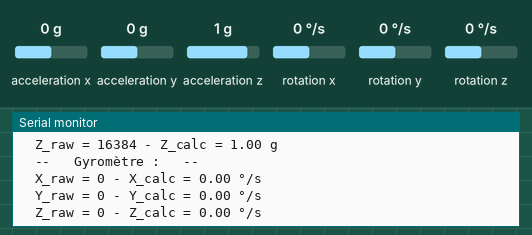
Recording of a sketch running on a simulated Arduino Uno, built with avr-gcc and run on an emulated ATmega328P. Parts: the last lines printed to the serial monitor. The test bench sets the inputs (shaded band); at power-on: acceleration x 0 g, acceleration y 0 g, acceleration z 1 g, rotation x 0 °/s, rotation y 0 °/s, rotation z 0 °/s.

Above: at 5.1 s.
5.2 s: acceleration x set to -1.4 g
6.7 s: acceleration y set to -1.4 g
8.2 s: acceleration z set to -1.4 g
9.7 s: rotation x set to -192 °/s
At 10.6 s:
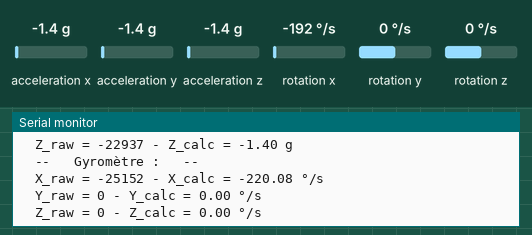
11.2 s: rotation y set to -192 °/s
At 11.7 s:
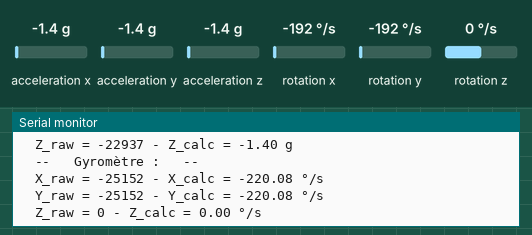

Measured:
- after the input at 9.7 s, the serial monitor: prints a new line after 0.51 s (image 1)
- after the input at 11.2 s, the serial monitor: prints a new line after 0.06 s (image 2)

The sketch:

INO_3_Etalonnage_MPU9250.ino
```cpp
// (licence header left out)
  #define sensi_acc      61                     //Sensibilité de l'accéléromètre en micro g/LSB   (réglé par défault pour 16 g     calculé en fonction de la pleine échelle)
  #define sensi_gyr    8750                     //Sensibilité du gyromètre       en micro dps/LSB (réglé par défault pour 2000 °/s calculé en fonction de la pleine échelle)

  #include "MPU9250.h"                          //Appel de la bibliothèque de la centrale
  #include "Wire.h"                             //Appel de la bibliothèque de gestion de la communication I2C
  #include "I2Cdev.h"

  MPU9250 accelgyro;                            //Déclaration de la méthode "MyIMU" pour l'utilisation de la centrale
  I2Cdev   I2C_M;

  int16_t  ax_brut, ay_brut, az_brut;           //Variables pour la lecture des valeurs brutes d'accélérations (accéléromètre)
  int16_t  gx_brut, gy_brut, gz_brut;           //Variables pour la lecture des valeurs brutes des vitesses angulaires (gyromètre)
  int32_t  ax_offset, ay_offset, az_offset;     //Variables pour le stockage des valeurs d'offsets de l'accéléromètre
  int32_t  gx_offset, gy_offset, gz_offset;     //Variables pour le stockage des valeurs d'offsets du gyromètre
  float    Ax,Ay,Az,Gx,Gy,Gz;                   //Variables pour le calcul des valeurs réelles

/* #### ROUTINE D'INITIALISATION  (exécutée une seule fois) #### */
void setup()
{
  Wire.begin();
  Wire.setClock(400000); // 400kHz I2C clock. Comment this line if having compilation difficulties
  Serial.begin(115200);                         //démarrage de la fonction de communication série pour affichage sur le moniteur série
  /* -- Démarrage de la centrale et test de bon fonctionnement -- */
  accelgyro.initialize();
  if (accelgyro.testConnection() != 0) {
      Serial.println("Problème de connexion avec la centrale");
  } else {
      Serial.println("Centrale prête à fonctionner ! ");
  }

 etalonnage();                                  //Appel de la routine d'étalonnage
}

/* #### BOUCLE PRINCIPALE (exécutée en permanence) #### */
void loop()
{
  lecture_valeurs_brutes();                     //Appel de la routine de lecture des valeurs brutes

  /* -- Calculs des valeurs réelles -- */
  Ax = float(ax_brut - ax_offset ) * sensi_acc / 1000000;    //Calcul des valeurs d'accélérations en g en fonction de la sensibilité du capteur
  Ay = float(ay_brut - ay_offset ) * sensi_acc / 1000000;    //Les valeurs brutes sont codées sur 16 bits (0 et 65535)
  Az = float(az_brut - az_offset ) * sensi_acc / 1000000;    //La sensibilité du capteur dépend de la valeur pleine échelle choisie en haut et définie dans les réglages du capteur
  Gx = float(gx_brut - gx_offset ) * sensi_gyr / 1000000;    //Calcul des valeurs de vitesses angulaires en °/s
  Gy = float(gy_brut - gy_offset ) * sensi_gyr / 1000000;
  Gz = float(gz_brut - gz_offset ) * sensi_gyr / 1000000;

  /* -- Affichage des valeurs lues par la centrale -- */
  Serial.println("  -- Accéléromètre : --");
  Serial.print("  X_raw = "); Serial.print(ax_brut);  Serial.print(" g"); Serial.print(" - X_calc = "); Serial.print(Ax,2); Serial.println(" g");
  Serial.print("  Y_raw = "); Serial.print(ay_brut);  Serial.print(" - Y_calc = "); Serial.print(Ay,2); Serial.println(" g");
  Serial.print("  Z_raw = "); Serial.print(az_brut);  Serial.print(" - Z_calc = "); Serial.print(Az,2); Serial.println(" g");
  Serial.println("  --   Gyromètre :   --");
  Serial.print("  X_raw = "); Serial.print(gx_brut);  Serial.print(" - X_calc = "); Serial.print(Gx,2); Serial.println(" °/s");
  Serial.print("  Y_raw = "); Serial.print(gy_brut);  Serial.print(" - Y_calc = "); Serial.print(Gy,2); Serial.println(" °/s");
  Serial.print("  Z_raw = "); Serial.print(gz_brut);  Serial.print(" - Z_calc = "); Serial.print(Gz,2); Serial.println(" °/s");
  Serial.println();
  Serial.println();
  delay(500);
}

/****************************************************
 *      ROUTINE DE LECTURE DES VALEURS BRUTES       *
 ****************************************************/
void lecture_valeurs_brutes()
{
  /* -- Lecture des valeurs brutes -- */
 accelgyro.getMotion6(&ax_brut, &ay_brut, &az_brut, &gx_brut, &gy_brut, &gz_brut);
}


/****************************************************
 *      ROUTINE D'ETALONNAGE calcul des offsets     *
 ****************************************************/
void etalonnage()
{
  int nombre_echantillons = 1000; //Variable locale pour définir le nombre d'itération du calcul

  //Réinitialisation des offsets
  ax_offset = 0;
  ay_offset = 0;
  az_offset = 0;
  gx_offset = 0;
  gy_offset = 0;
  gz_offset = 0;

  //Boucle de sommation de chaque valeur pour le calcul de la moyenne
  for (int i = 1; i <= nombre_echantillons; i++)
  {
    lecture_valeurs_brutes();
    ax_offset += ax_brut;
    ay_offset += ay_brut;
    az_offset += az_brut;
    gx_offset += gx_brut;
    gy_offset += gy_brut;
    gz_offset += gz_brut;
  }

  //Calcul de la moyenne des valeurs mesurées pendant les itérations
  ax_offset /= nombre_echantillons;
  ay_offset /= nombre_echantillons;
  az_offset /= nombre_echantillons;
  gx_offset /= nombre_echantillons;
  gy_offset /= nombre_echantillons;
  gz_offset /= nombre_echantillons;

  //Rectification de l'offset sur Z pour qu'il donne 1g en statique (fonction de la sensibilité)
  az_offset -= 1000000 / sensi_acc;
}
```
